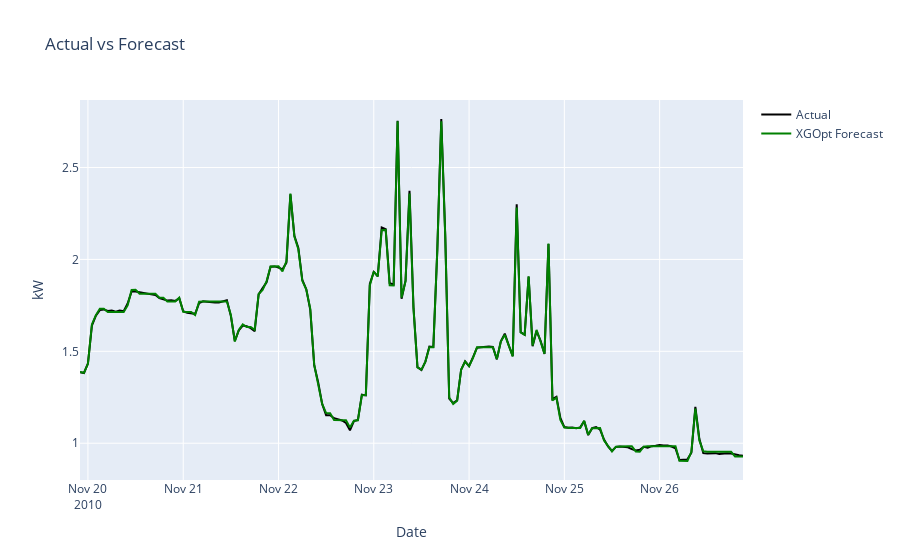

Notebook source saved alongside this figure:
### Markdown cell above
####### Try plotly to have the interactive hover effect

### Code cell
import plotly.graph_objs as go
import plotly.offline as pyo

trace_actual = go.Scatter(
    x=df_test.index, y=y_test2,
    mode='lines',
    name='Actual',
    line=dict(color='black')
)
trace_pred = go.Scatter(
    x=df_test.index, y=y_pred2,
    mode='lines',
    name='XGOpt Forecast',
    line=dict(color='green')
)

layout = go.Layout(
    title='Actual vs Forecast',
    xaxis=dict(title='Date'),
    yaxis=dict(title='kW'),
    hovermode='x unified'
)

fig = go.Figure(data=[trace_actual, trace_pred], layout=layout)
pyo.iplot(fig)  # Use .show() if not in Jupyter

### Figure 1 — Plotly figure (JSON) as saved in the notebook; plotly's stock layout.template omitted (floating-point values rounded to 4 significant figures; data arrays with more than 128 entries replaced by an {"elided": "..."} marker saying what was removed)
{"data": [{"line": {"color": "black"}, "mode": "lines", "name": "Actual", "type": "scatter", "x": {"elided": "168 str values"}, "y": {"elided": "168 float values"}}, {"line": {"color": "green"}, "mode": "lines", "name": "XGOpt Forecast", "type": "scatter", "x": {"elided": "168 str values"}, "y": {"elided": "168 float values"}}], "layout": {"hovermode": "x unified", "title": {"text": "Actual vs Forecast"}, "xaxis": {"title": {"text": "Date"}}, "yaxis": {"title": {"text": "kW"}}}}
